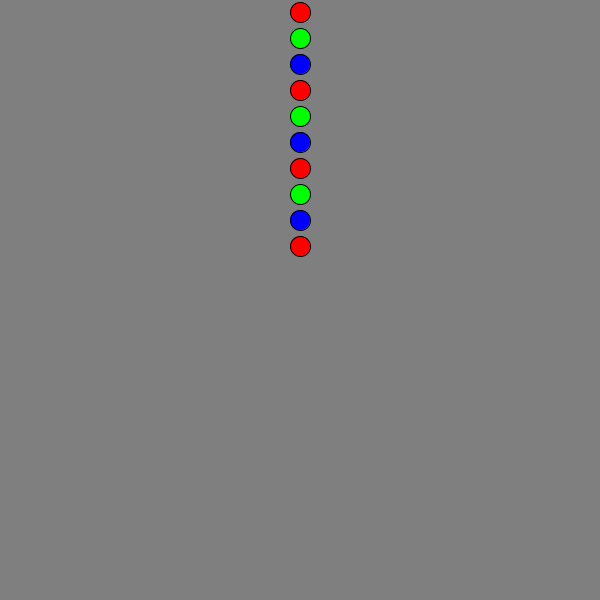
Frame 1 (no input)
Frame 60 (the mouse pressed at the canvas centre just before this capture): identical to frame 1, image omitted
Frame 120 (the mouse held since frame 60 and released just before this capture): identical to frame 1, image omitted

The Processing sketch that drew this single still picture (run headless with seeded random() and noise(); from frame 60 on, the mouse is pressed at the canvas centre):

// Processing sketch: sketch_4_if_for
// ── sketch_4_if_for.pde
int edgeSize = 600;

void setup(){
  size(600, 600);
}

void draw(){
  background(127);
  for ( int i = 0; i < 10; i++ ){
    if(i%3==0){
      fill(256, 0, 0);
    }else if(i%3==1){
      fill(0, 256, 0);
    }else{
      fill(0, 0, 256);
    }
    circle(edgeSize/2, 12 + i*26, 20);
  }
}
